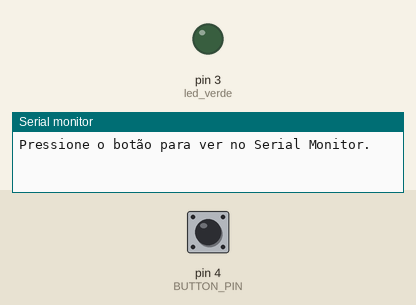
Recording of a sketch running on a simulated Arduino Uno, built with avr-gcc and run on an emulated ATmega328P. Shown: output pins drawn as LEDs (lit = HIGH), the last lines printed to the serial monitor. Inputs (shaded band) come from the test bench; at power-on: pin 4 (BUTTON_PIN) HIGH.

Above: at 1.2 s.
1.3 s: pin 4 (BUTTON_PIN) pulled LOW for 1 s
At 1.5 s:
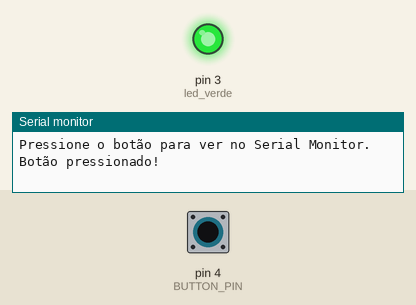
4.3 s: pin 4 (BUTTON_PIN) pulled LOW for 3.2 s
At 8.4 s:
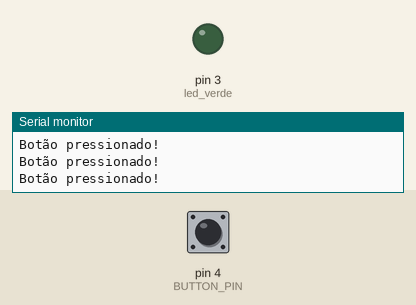
Timing chart, 0 to 9.9 s (numbered marks = the images above; inputs shaded):
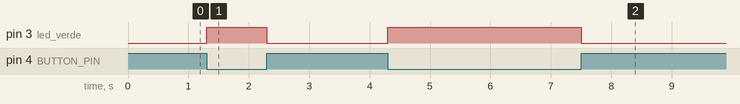

The sketch:

Verificar_botao.ino
```cpp
#define BUTTON_PIN 4
#define led_verde 3 // Pino onde o botão está conectado

void setup() {
  Serial.begin(9600); // Inicializa a comunicação serial
  pinMode(BUTTON_PIN, INPUT_PULLUP); // Configura o botão como entrada com resistor pull-up
  pinMode(led_verde, OUTPUT);
  Serial.println("Pressione o botão para ver no Serial Monitor.");
}

void loop() {
  if (digitalRead(BUTTON_PIN) == LOW) { // Verifica se o botão foi pressionado
    Serial.println("Botão pressionado!");
    digitalWrite(led_verde, HIGH);
    delay(200); // Pequeno atraso para evitar múltiplas leituras devido ao bounce
    digitalWrite(led_verde, LOW);
  }
}
```

Measured:
- after the input at 1.3 s, pin 3 (led_verde): LOW → HIGH at once, → LOW 1.0 s later
- after the input at 4.3 s, pin 3 (led_verde): LOW → HIGH at once, → LOW 3.2 s later
